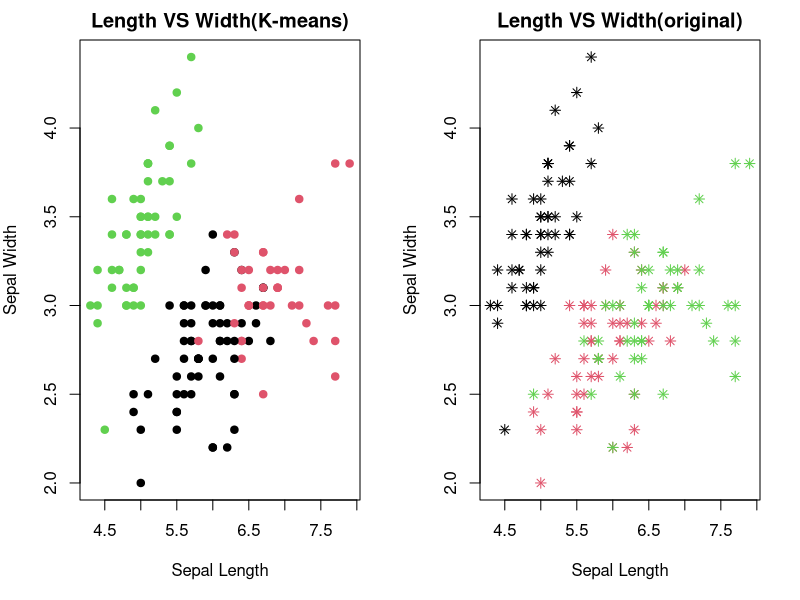
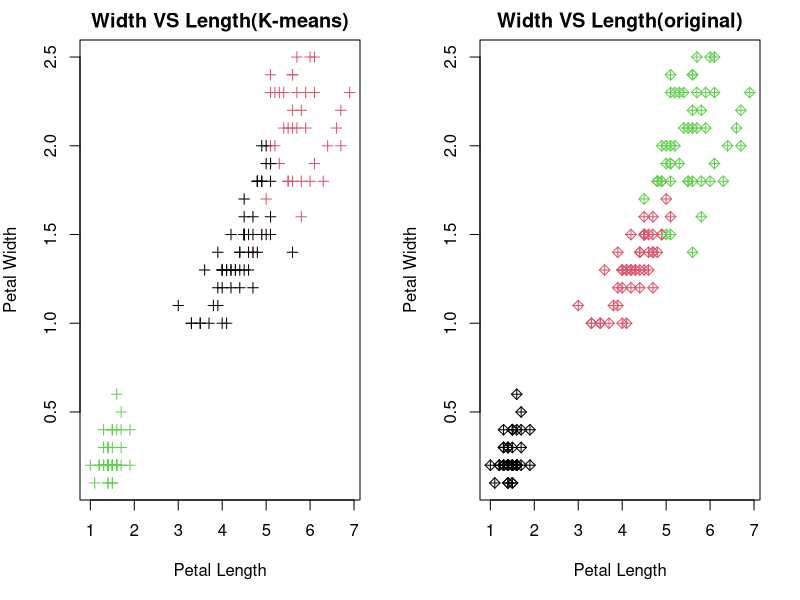

These charts were generated, in order, by the following R code:
## ---- chunk 1
knitr::opts_chunk$set(warning = FALSE)
## ---- chunk 2
library(datasets)
library(ggplot2)
data(iris)
## ---- chunk 3
summary(iris)
## ---- chunk 4
head(iris)
## ---- chunk 5
dim(iris)
## ---- chunk 6
iris_new <- iris[, c(1,2,3,4)]
specie <- iris[, "Species"]
head(iris_new)
table(specie)
## ---- chunk 7
newfun <- function(x){
  return ((x-min(x))/(max(x)-min(x)))
}

iris_new$Sepal.Length<- newfun(iris_new$Sepal.Length)
iris_new$Sepal.Width<- newfun(iris_new$Sepal.Width)
iris_new$Petal.Length<- newfun(iris_new$Petal.Length)
iris_new$Petal.Width<- newfun(iris_new$Petal.Width)
head(iris_new)
## ---- chunk 8
result <- kmeans(iris_new, 3)
## ---- chunk 9
result
## ---- chunk 10
names(result)
## ---- chunk 11
table(specie, result$cluster)
## ---- chunk 12
result$centers
result$cluster
## ---- chunk 13
par(mfrow = c(1,2), mar = c(5, 4, 2, 2))
plot(iris$Sepal.Length, iris$Sepal.Width, col = result$cluster, xlab = "Sepal Length", ylab = "Sepal Width", main = "Length VS Width(K-means)", pch = 19)
plot(iris$Sepal.Length, iris$Sepal.Width, col = iris$Species,  xlab = "Sepal Length", ylab = "Sepal Width", main = "Length VS Width(original)", pch = 8)
## ---- chunk 14
par(mfrow = c(1,2), mar = c(5, 4, 2, 2))
plot(iris$Petal.Length, iris$Petal.Width , col = result$cluster, xlab = "Petal Length", ylab = "Petal Width", main = "Width VS Length(K-means)", pch = 3)
plot(iris$Petal.Length, iris$Petal.Width, col = iris$Species,  xlab = "Petal Length", ylab = "Petal Width", main = "Width VS Length(original)", pch = 9)
